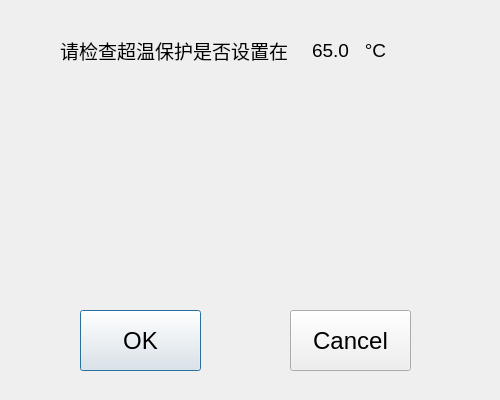
<?xml version="1.0" encoding="UTF-8"?>
<ui version="4.0">
 <class>PopUpWindow01</class>
 <widget class="QDialog" name="PopUpWindow01">
  <property name="geometry">
   <rect>
    <x>0</x>
    <y>0</y>
    <width>500</width>
    <height>400</height>
   </rect>
  </property>
  <property name="windowTitle">
   <string>Dialog</string>
  </property>
  <widget class="QWidget" name="widget" native="true">
   <property name="geometry">
    <rect>
     <x>0</x>
     <y>0</y>
     <width>500</width>
     <height>400</height>
    </rect>
   </property>
   <widget class="QLabel" name="text_1">
    <property name="geometry">
     <rect>
      <x>60</x>
      <y>30</y>
      <width>241</width>
      <height>41</height>
     </rect>
    </property>
    <property name="font">
     <font>
      <pointsize>14</pointsize>
     </font>
    </property>
    <property name="text">
     <string>请检查超温保护是否设置在</string>
    </property>
   </widget>
   <widget class="QLabel" name="text_2">
    <property name="geometry">
     <rect>
      <x>300</x>
      <y>30</y>
      <width>61</width>
      <height>41</height>
     </rect>
    </property>
    <property name="font">
     <font>
      <pointsize>14</pointsize>
     </font>
    </property>
    <property name="text">
     <string>65.0</string>
    </property>
    <property name="alignment">
     <set>Qt::AlignCenter</set>
    </property>
   </widget>
   <widget class="QLabel" name="text_3">
    <property name="geometry">
     <rect>
      <x>360</x>
      <y>30</y>
      <width>31</width>
      <height>41</height>
     </rect>
    </property>
    <property name="font">
     <font>
      <pointsize>14</pointsize>
     </font>
    </property>
    <property name="text">
     <string>°C</string>
    </property>
    <property name="alignment">
     <set>Qt::AlignCenter</set>
    </property>
   </widget>
   <widget class="QLabel" name="image">
    <property name="geometry">
     <rect>
      <x>130</x>
      <y>80</y>
      <width>191</width>
      <height>211</height>
     </rect>
    </property>
    <property name="text">
     <string/>
    </property>
   </widget>
   <widget class="QPushButton" name="pBtn_OK">
    <property name="geometry">
     <rect>
      <x>80</x>
      <y>310</y>
      <width>121</width>
      <height>61</height>
     </rect>
    </property>
    <property name="font">
     <font>
      <pointsize>18</pointsize>
      <bold>false</bold>
     </font>
    </property>
    <property name="text">
     <string>OK</string>
    </property>
   </widget>
   <widget class="QPushButton" name="pBtn_Cancel">
    <property name="geometry">
     <rect>
      <x>290</x>
      <y>310</y>
      <width>121</width>
      <height>61</height>
     </rect>
    </property>
    <property name="font">
     <font>
      <pointsize>18</pointsize>
      <bold>false</bold>
     </font>
    </property>
    <property name="text">
     <string>Cancel</string>
    </property>
   </widget>
  </widget>
 </widget>
 <resources/>
 <connections/>
</ui>
